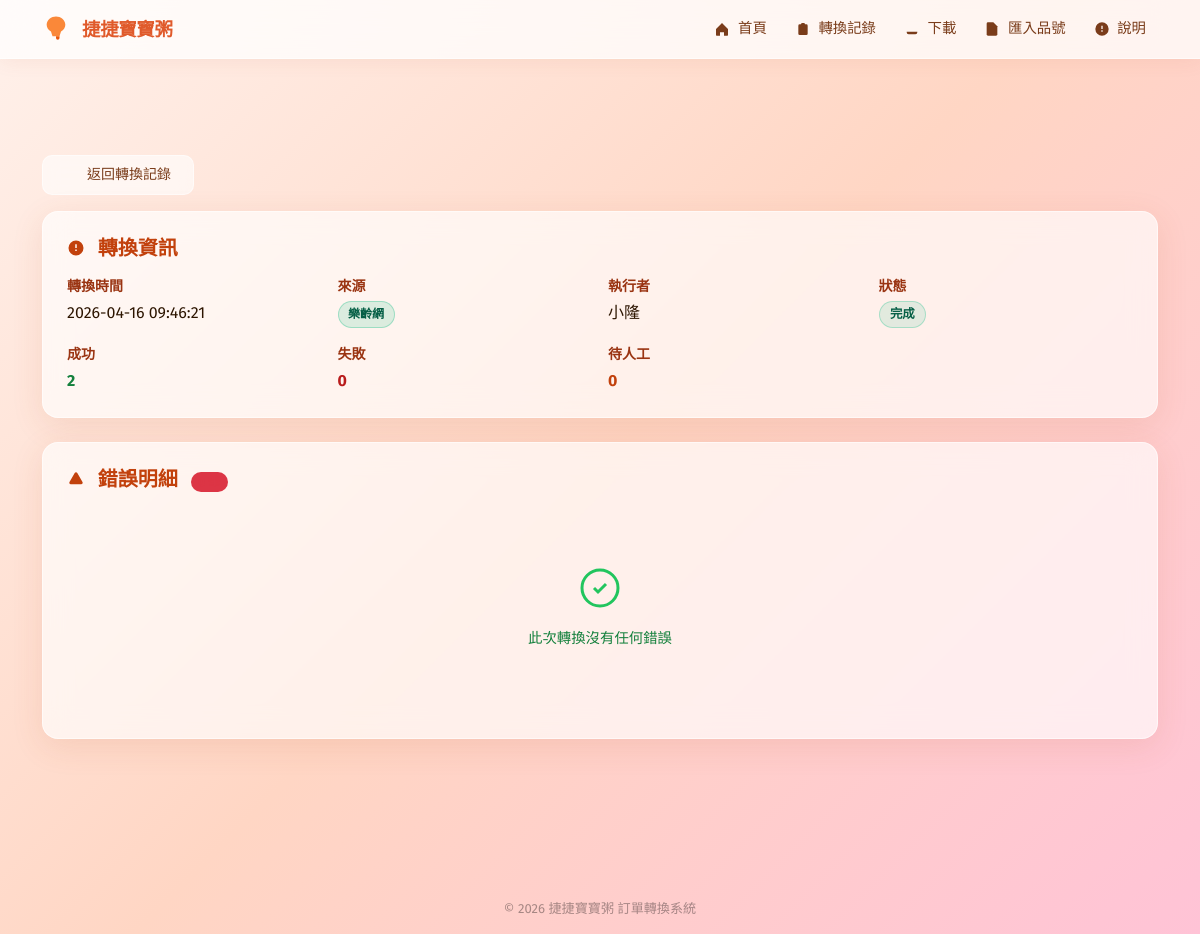
The app's page /errors/1 with its own data.
### app/models.py (models this page shows, shortened)
class ConversionLog(db.Model):
    __tablename__ = "conversion_logs"
    id            = db.Column(db.Integer, primary_key=True)
    created_at    = db.Column(db.DateTime, default=datetime.utcnow, nullable=False)
    operator      = db.Column(db.String(50))
    source_type   = db.Column(db.String(20), nullable=False)  # shopee|a1baby|leage
    input_files   = db.Column(db.Text)   # JSON 陣列（原始檔名）
    success_count = db.Column(db.Integer, default=0)
    fail_count    = db.Column(db.Integer, default=0)
    manual_count  = db.Column(db.Integer, default=0)
    output_files  = db.Column(db.Text)   # JSON 陣列（完整輸出路徑）
    status        = db.Column(db.String(20), nullable=False)  # completed|partial|failed
    errors = db.relationship("ConversionError", back_populates="log",
                             cascade="all, delete-orphan", lazy="dynamic")

### app/routes.py (the view)
@bp.route("/errors/<int:log_id>")
def error_detail(log_id: int):
    log    = ConversionLog.query.get_or_404(log_id)
    errors = ConversionError.query.filter_by(log_id=log_id).all()
    return render_template("error_detail.html", log=log, errors=errors,
                           resolved_ids=set(),
                           source_labels=SOURCE_LABELS)

### templates/error_detail.html (shortened to what this page needs)
{% extends "base.html" %}
{% block content %}
<div class="mb-3">
  <a href="{{ url_for('main.report') }}" class="btn btn-sm btn-glass-secondary">
    <svg width="14" height="14" viewBox="0 0 24 24" fill="currentColor" class="me-1"><path d="M10 19l-7-7m0 0l7-7m-7 7h18"/></svg>
    返回轉換記錄
  </a>
</div>
<div class="glass-card p-4 mb-4">
  <h5 class="fw-bold mb-3" style="color:#c2410c">
    <svg width="18" height="18" viewBox="0 0 24 24" fill="currentColor" class="me-2" style="vertical-align:-2px">
      <path d="M12 2a10 10 0 100 20A10 10 0 0012 2zm1 14h-2v-2h2v2zm0-4h-2V7h2v5z"/>
    </svg>
    轉換資訊
  </h5>
  <div class="row g-3">
    <div class="col-sm-6 col-md-3">
      <div class="small fw-semibold mb-1" style="color:#9a3412">轉換時間</div>
      <div>{{ log.created_at.strftime('%Y-%m-%d %H:%M:%S') }}</div>
    </div>
    <div class="col-sm-6 col-md-3">
      <div class="small fw-semibold mb-1" style="color:#9a3412">來源</div>
      <div>
        {% set src = log.source_type %}
        <span class="badge-source badge-{{ src }}">{{ source_labels.get(src, src) }}</span>
      </div>
    </div>
    <div class="col-sm-6 col-md-3">
      <div class="small fw-semibold mb-1" style="color:#9a3412">執行者</div>
      <div>{{ log.operator or '—' }}</div>
    </div>
    <div class="col-sm-6 col-md-3">
      <div class="small fw-semibold mb-1" style="color:#9a3412">狀態</div>
      <div>
        {% set status_map = {'completed':('completed','完成'),'partial':('partial','部分'),'failed':('failed','失敗')} %}
        {% set cls, txt = status_map.get(log.status, ('secondary', log.status)) %}
        <span class="status-chip status-{{ cls }}">{{ txt }}</span>
      </div>
    </div>
    <div class="col-sm-6 col-md-3">
      <div class="small fw-semibold mb-1" style="color:#9a3412">成功</div>
      <div class="fw-bold" style="color:#15803d">{{ log.success_count }}</div>
    </div>
    <div class="col-sm-6 col-md-3">
      <div class="small fw-semibold mb-1" style="color:#9a3412">失敗</div>
      <div class="fw-bold" style="color:#b91c1c">{{ log.fail_count }}</div>
    </div>
    <div class="col-sm-6 col-md-3">
      <div class="small fw-semibold mb-1" style="color:#9a3412">待人工</div>
      <div class="fw-bold" style="color:#c2410c">{{ log.manual_count }}</div>
    </div>
  </div>
</div>
<div class="glass-card p-4">
  <h5 class="fw-bold mb-4" style="color:#c2410c">
    <svg width="18" height="18" viewBox="0 0 24 24" fill="currentColor" class="me-2" style="vertical-align:-2px">
      <path d="M12 9v2m0 4h.01m-6.938 4h13.856c1.54 0 2.502-1.667 1.732-3L13.732 4c-.77-1.333-2.694-1.333-3.464 0L3.34 16c-.77 1.333.192 3 1.732 3z"/>
    </svg>
    錯誤明細
    <span class="badge bg-danger bg-opacity-15 text-danger ms-2 rounded-pill" style="font-size:.75rem">{{ errors|length }} 筆</span>
  </h5>
  {% if errors %}
  <div class="d-flex flex-column gap-3">
    {% for err in errors %}
    {% set candidates = err.candidates %}
    <div class="error-block rounded-3 p-3" style="background:rgba(239,68,68,.06);border:1px solid rgba(239,68,68,.18)"
         id="err-{{ err.id }}">
      <div class="d-flex align-items-start gap-3 flex-wrap">
        {% if err.source_file %}
        <span class="badge bg-secondary bg-opacity-15 text-secondary rounded-pill flex-shrink-0" style="font-size:.72rem;margin-top:2px;font-family:monospace">
          📄 {{ err.source_file }}
        </span>
        {% endif %}
        {% if err.row_number %}
        <span class="badge bg-danger bg-opacity-15 text-danger rounded-pill flex-shrink-0" style="font-size:.75rem;margin-top:2px">
          行 {{ err.row_number }}
        </span>
        {% endif %}
        <div class="flex-grow-1">
          {% if err.field_name %}
          <code style="font-size:.8rem;background:rgba(249,115,22,.15);padding:2px 7px;border-radius:4px;color:#c2410c">{{ err.field_name }}</code>
          {% endif %}
          {% if err.original_value %}
          <span class="fw-semibold ms-2" style="font-size:.9rem">{{ err.original_value }}</span>
          {% endif %}
          <div class="small mt-1" style="color:#7c2d12">{{ err.reason }}</div>
        </div>
        {% if err.id in resolved_ids %}
        <span class="badge bg-success bg-opacity-20 text-success rounded-pill flex-shrink-0">
          <svg width="12" height="12" viewBox="0 0 24 24" fill="currentColor" class="me-1"><path d="M9 12l2 2 4-4m6 2a9 9 0 11-18 0 9 9 0 0118 0z"/></svg>已新增別名
        </span>
        {% endif %}
      </div>
      {% if candidates and err.id not in resolved_ids %}
      <div class="mt-3">
        <div class="small fw-semibold mb-2" style="color:#92400e">
          <svg width="13" height="13" viewBox="0 0 24 24" fill="currentColor" class="me-1"><path d="M9.663 17h4.673M12 3v1m6.364 1.636l-.707.707M21 12h-1M4 12H3m3.343-5.657l-.707-.707m2.828 9.9a5 5 0 117.072 0l-.548.547A3.374 3.374 0 0014 18.469V19a2 2 0 11-4 0v-.531c0-.895-.356-1.754-.988-2.386l-.548-.547z"/></svg>
          系統建議候選品項，請確認後點選「設為別名」
        </div>
        <div class="d-flex flex-wrap gap-2">
          {% for c in candidates %}
          <div class="candidate-card d-flex align-items-center gap-2 px-3 py-2 rounded-3"
               style="background:rgba(255,255,255,.7);border:1px solid {% if c.match_type == 'price' %}rgba(34,197,94,.35){% else %}rgba(59,130,246,.35){% endif %};cursor:default">
            <div>
              <div class="small fw-semibold" style="color:#1e293b">{{ c.品名 }}</div>
              <div class="d-flex gap-2 mt-1">
                <span style="font-size:.73rem;color:#64748b">{{ c.品號 }}</span>
                <span style="font-size:.73rem;font-weight:600;color:#15803d">${{ c.商品結帳價 }}</span>
                <span class="badge rounded-pill {% if c.match_type == 'price' %}bg-success bg-opacity-15 text-success{% else %}bg-primary bg-opacity-10 text-primary{% endif %}"
                      style="font-size:.65rem">
                  {{ '金額符合' if c.match_type == 'price' else '名稱相近' }}
                </span>
              </div>
            </div>
            <button class="btn btn-sm ms-auto flex-shrink-0"
                    style="background:rgba(249,115,22,.15);color:#c2410c;border:1px solid rgba(249,115,22,.3);font-size:.78rem;white-space:nowrap"
                    onclick="addAlias('{{ err.id }}', '{{ err.original_value | e }}', '{{ c.品號 }}', '{{ c.品名 | e }}')">
              設為別名
            </button>
          </div>
          {% endfor %}
        </div>
      </div>
      {% elif not candidates and err.field_name == '商品名稱' and err.id not in resolved_ids %}
      <div class="mt-2 small" style="color:#94a3b8">（無相近候選品項，請手動更新品號資料.csv）</div>
      {% endif %}
    </div>
    {% endfor %}
  </div>
  {% else %}
  <div class="text-center py-5">
    <svg width="48" height="48" viewBox="0 0 24 24" fill="none" stroke="#22c55e" stroke-width="1.5" class="mb-3">
      <path d="M9 12l2 2 4-4m6 2a9 9 0 11-18 0 9 9 0 0118 0z"/>
    </svg>
    <p style="color:#15803d;font-size:.9rem">此次轉換沒有任何錯誤</p>
  </div>
  {% endif %}
</div>
<div id="toastContainer" class="position-fixed bottom-0 end-0 p-3" style="z-index:9999"></div>
{% endblock %}

### static/css/custom.css (style rules this page uses)
:root { --blur-amount: 14px; --glass-bg: rgba(255, 255, 255, 0.65); --glass-bg-strong: rgba(255, 255, 255, 0.80); --glass-border: rgba(255, 255, 255, 0.55); --glass-shadow: 0 8px 32px rgba(180, 80, 40, 0.12); --gradient-start: #fff1eb; --gradient-mid: #ffd6c4; --gradient-end: #ffc3d6; --primary: #e05a2b; --primary-light: #ff8c5a; --text-dark: #2d1500; --text-medium: #7a3c1a; --text-muted: #a0614a; --radius: 16px; --radius-sm: 10px; --transition: 200ms ease; }
*, *::before, *::after { box-sizing: border-box; }
html, body { min-height: 100vh; font-family: 'Fira Sans', -apple-system, BlinkMacSystemFont, 'Segoe UI', sans-serif; color: var(--text-dark); }
body { background: linear-gradient(135deg, var(--gradient-start) 0%, var(--gradient-mid) 50%, var(--gradient-end) 100%); background-attachment: fixed; }
.glass-card { background: var(--glass-bg); backdrop-filter: blur(var(--blur-amount)); -webkit-backdrop-filter: blur(var(--blur-amount)); border: 1px solid var(--glass-border); border-radius: var(--radius); box-shadow: var(--glass-shadow); }
.btn-glass-secondary { background: rgba(255, 255, 255, 0.6); color: var(--text-medium); border: 1px solid var(--glass-border); border-radius: var(--radius-sm); font-weight: 500; padding: 0.55rem 1.4rem; backdrop-filter: blur(8px); transition: all var(--transition); cursor: pointer; }
.badge-source { display: inline-block; white-space: nowrap; }
.badge-leage { background: rgba(16, 185, 129, 0.15); color: #065f46; border: 1px solid rgba(16, 185, 129, 0.30); font-size: 0.75rem; font-weight: 600; padding: 0.2rem 0.6rem; border-radius: 20px; }
.status-chip { display: inline-block; white-space: nowrap; font-size: 0.78rem; font-weight: 600; padding: 0.18rem 0.65rem; border-radius: 20px; }
.status-completed, .chip-completed { background: rgba(16, 185, 129, 0.12); color: #065f46; border: 1px solid rgba(16, 185, 129, 0.28); }

### records on screen
ConversionLog: created_at "2026-04-16 09:46:21", get "樂齡網", operator "小隆", success_count "2", fail_count "0", manual_count "0"

### other values on screen
{{ txt }} "完成"
